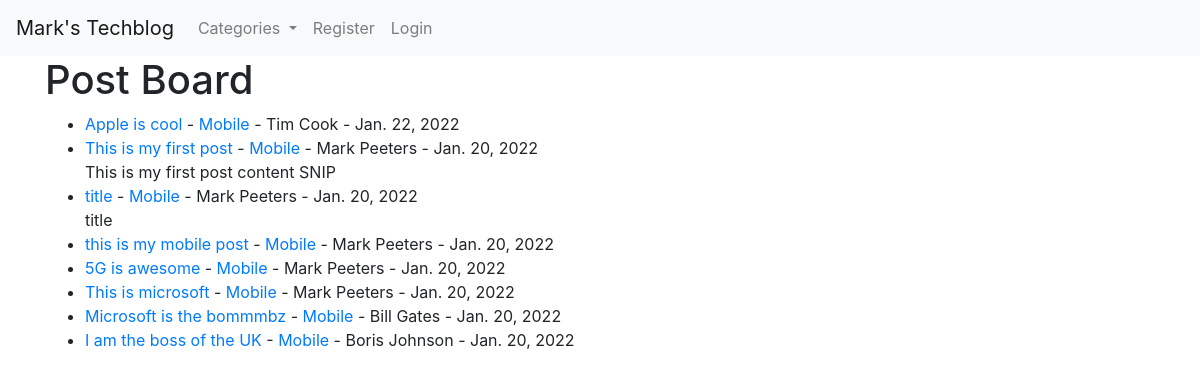
The page / on the database its author committed.
### blog/models.py (models this page shows, shortened)
class Post(models.Model):
    title = models.CharField(max_length=50)
    head_img = models.ImageField(null=True, blank=True, upload_to="images/")
    title_tag = models.CharField(max_length=150)
    author = models.ForeignKey(User, on_delete=models.CASCADE)
    content = RichTextField(blank=True, null=True)
    publication_date = models.DateField(auto_now_add=True)
    category = models.CharField(max_length=150)
    snip = models.CharField(max_length=150)
    likes = models.ManyToManyField(User, related_name='blog_post')

### blog/views.py (the view)
# urls.py: path('', HomePage.as_view(), name="home"),
class HomePage(ListView):
    model = Post
    template_name = 'home.html'
    cats = Category.objects.all()
    ordering = ['-publication_date']
    def get_context_data(self, *args, **kwargs):
        cat_menu = Category.objects.all()
        context = super(HomePage, self).get_context_data(*args, **kwargs)
        context["cat_menu"] = cat_menu
        return context

### blog/models.py (called while the page is built)
    def __str__(self):
        return self.name

### blog/templates/home.html (shortened to what this page needs)
{% extends 'base.html' %}
{% block content %}
<h1>Post Board</h1>
<ul>
{% for post in object_list %}
    <li><a href="{% url 'article-detail' post.pk %}">{{ post.title }}</a>
        - <a href="{% url 'category' post.category|slugify %}"> {{ post.category }}</a>
        - {{ post.author.first_name }}
        {{ post.author.last_name }} - {{ post.publication_date }}
        </small><br/>
        {{ post.snip }}
       </li>
{% endfor %}
</ul>
{% endblock %}

### rows shown on the page
Post: title "Apple is cool", category "Mobile", author.first_name "Tim", author.last_name "Cook", publication_date "Jan. 22, 2022"
Post: title "This is my first post", category "Mobile", author.first_name "Mark", author.last_name "Peeters", publication_date "Jan. 20, 2022", snip "This is my first post content SNIP"
Post: title "title", category "Mobile", author.first_name "Mark", author.last_name "Peeters", publication_date "Jan. 20, 2022", snip "title"
Post: title "this is my mobile post", category "Mobile", author.first_name "Mark", author.last_name "Peeters", publication_date "Jan. 20, 2022"
Post: title "5G is awesome", category "Mobile", author.first_name "Mark", author.last_name "Peeters", publication_date "Jan. 20, 2022"
Post: title "This is microsoft", category "Mobile", author.first_name "Mark", author.last_name "Peeters", publication_date "Jan. 20, 2022"
Post: title "Microsoft is the bommmbz", category "Mobile", author.first_name "Bill", author.last_name "Gates", publication_date "Jan. 20, 2022"
Post: title "I am the boss of the UK", category "Mobile", author.first_name "Boris", author.last_name "Johnson", publication_date "Jan. 20, 2022"
